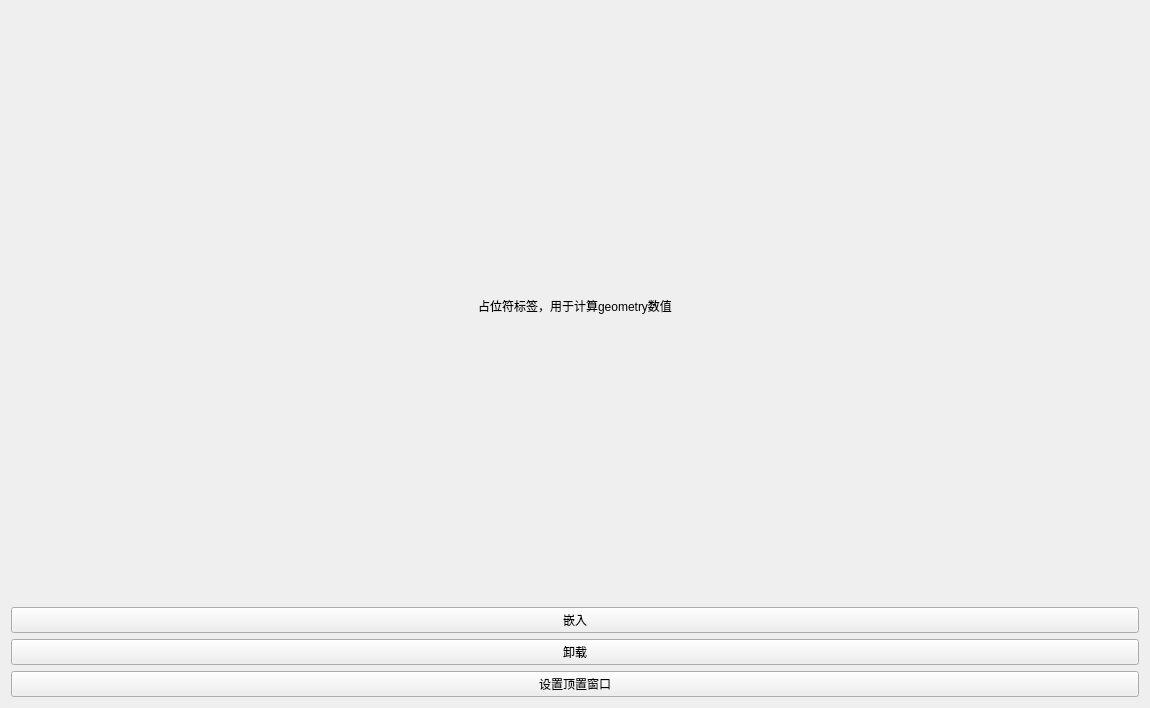
<?xml version="1.0" encoding="UTF-8"?>
<ui version="4.0">
 <class>CalculateAndMove</class>
 <widget class="QWidget" name="CalculateAndMove">
  <property name="geometry">
   <rect>
    <x>0</x>
    <y>0</y>
    <width>1150</width>
    <height>708</height>
   </rect>
  </property>
  <property name="windowTitle">
   <string>Form</string>
  </property>
  <layout class="QVBoxLayout" name="verticalLayout">
   <item>
    <widget class="QLabel" name="label">
     <property name="text">
      <string>占位符标签，用于计算geometry数值</string>
     </property>
     <property name="alignment">
      <set>Qt::AlignCenter</set>
     </property>
    </widget>
   </item>
   <item>
    <widget class="QPushButton" name="insetUe4">
     <property name="text">
      <string>嵌入</string>
     </property>
    </widget>
   </item>
   <item>
    <widget class="QPushButton" name="deleteUe4">
     <property name="text">
      <string>卸载</string>
     </property>
    </widget>
   </item>
   <item>
    <widget class="QPushButton" name="pushButton">
     <property name="text">
      <string>设置顶置窗口</string>
     </property>
    </widget>
   </item>
  </layout>
 </widget>
 <resources/>
 <connections/>
</ui>
